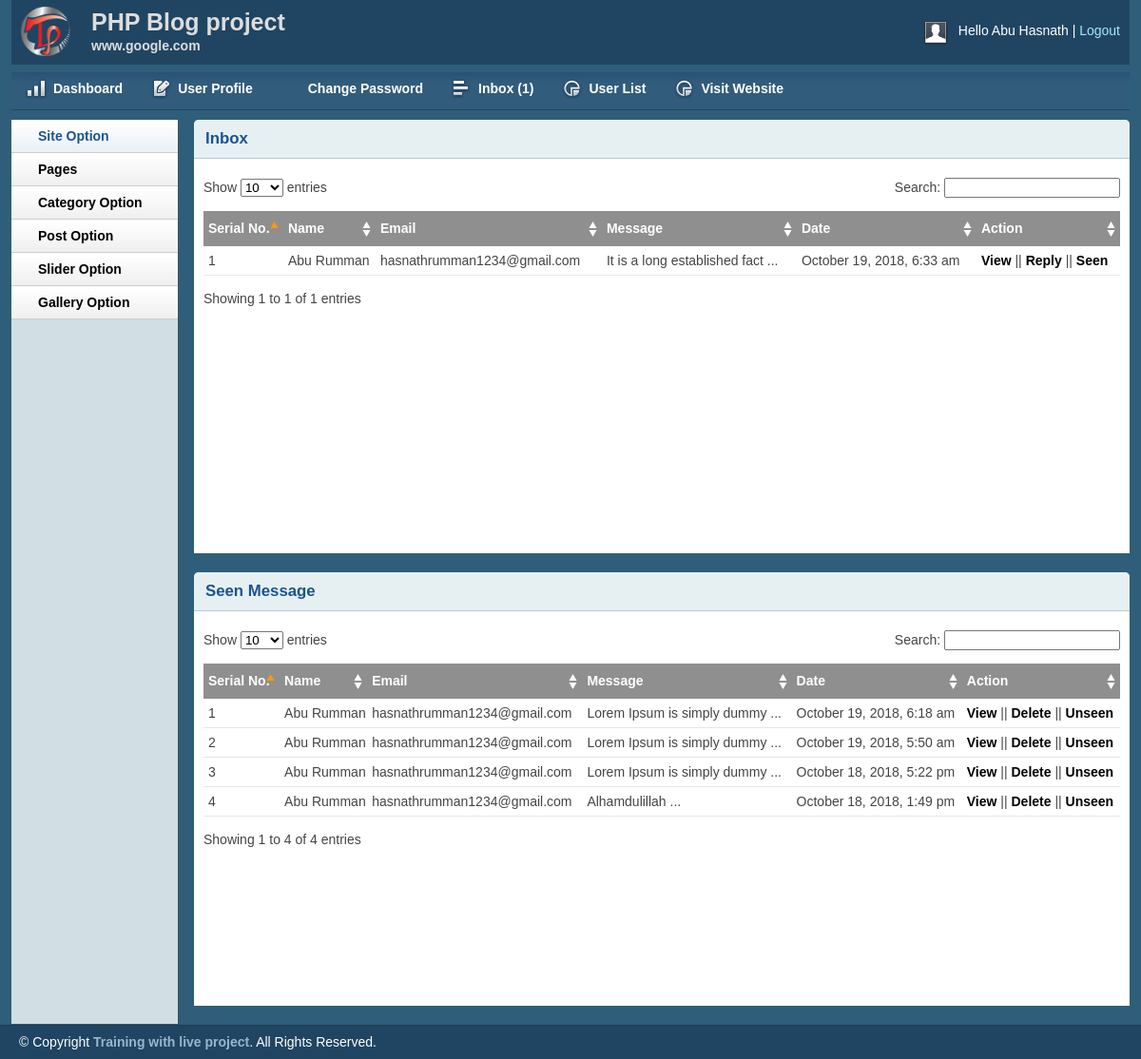
Screenshot of /admin/inbox.php (signed in) with the database file from the repository.
### tables this page shows
CREATE TABLE `tbl_contact` (
  `id` int(11) NOT NULL,
  `firstname` varchar(50) NOT NULL,
  `lastname` varchar(50) NOT NULL,
  `email` text NOT NULL,
  `body` text NOT NULL,
  `status` int(11) NOT NULL,
  `date` timestamp NOT NULL DEFAULT CURRENT_TIMESTAMP
);

### lib/database.php (called while the page is built, shortened)
<?php
Class Database{
 public $host   = DB_HOST;
 public $user   = DB_USER;
 public $pass   = DB_PASS;
 public $dbname = DB_NAME;
 public $link;
private function connectDB(){
 $this->link = new mysqli($this->host, $this->user, $this->pass,
  $this->dbname);
 }
public function select($query){
  $result = $this->link->query($query) or
   die($this->link->error.__LINE__);
  if($result->num_rows > 0){
    return $result;
  } else {
    return false;
  }
 }
}

### helpers/format.php (called while the page is built, shortened)
<?php
class Format{
	public function formatDate($date){
		return date('F j, Y, g:i a', strtotime($date));
	}
	public function textShorten($text, $limit=300){
		$text = $text. " ";
		$text = substr($text, 0, $limit);
		 $text = substr($text, 0,strrpos($text, ' '));
		$text = $text. " ...";
		return $text;
	}
}
?>

### admin/inbox.php (the view, shortened to what this page needs)
<?php
    include "inc/header.php";
    include "inc/sidebar.php";
?>
<div class="grid_10">
<div class="box round first grid">
    <h2>Inbox</h2>
    <div class="block">
        <table class="data display datatable" id="example">
		<thead>
			<tr>
				<th>Serial No.</th>
				<th>Name</th>
				<th>Email</th>
				<th>Message</th>
				<th>Date</th>
				<th>Action</th>
			</tr>
		</thead>
		<tbody>
	<?php
		$query = "SELECT *FROM tbl_contact WHERE status='0' ORDER BY id DESC";
		$msg = $db->select($query);
		if ($msg) {
			$i=0;
			while ($result = $msg->fetch_assoc()){
				$i++;
	?>
			<tr class="odd gradeX">
				<td><?php echo $i;?></td>
				<td><?php echo $result['firstname'].' '.$result['lastname'];?></td>
				<td><?php echo $result['email'];?></td>
				<td><?php echo $fm->textShorten($result['body'], 30);?></td>
				<td><?php echo $fm->formatDate($result['date']);?></td>
				<td><a href="viewmsg.php?msgid=<?php echo $result['id'];?>">View</a> ||
					<a href="replymsg.php?msgid=<?php echo $result['id'];?>">Reply</a> ||
					<a
					onclick="return confirm('Are You Confirm To Move');" href="?seenid=<?php echo $result['id'];?>">Seen</a>
				</td>
			</tr>
	<?php } } ?>
		</tbody>
	</table>
   </div>
</div>
<div class="box round first grid">
    <h2>Seen Message</h2>
    <div class="block">
        <table class="data display datatable" id="example">
		<thead>
			<tr>
				<th>Serial No.</th>
				<th>Name</th>
				<th>Email</th>
				<th>Message</th>
				<th>Date</th>
				<th>Action</th>
			</tr>
		</thead>
		<tbody>
	<?php
		$query = "SELECT *FROM tbl_contact WHERE status='1' ORDER BY id DESC";
		$msg = $db->select($query);
		if ($msg) {
			$i=0;
			while ($result = $msg->fetch_assoc()){
				$i++;
	?>
			<tr class="odd gradeX">
				<td><?php echo $i;?></td>
				<td><?php echo $result['firstname'].' '.$result['lastname'];?></td>
				<td><?php echo $result['email'];?></td>
				<td><?php echo $fm->textShorten($result['body'], 30);?></td>
				<td><?php echo $fm->formatDate($result['date']);?></td>
				<td>
					<a href="viewmsg.php?msgid=<?php echo $result['id'];?>">View</a> ||
					<a onclick="return confirm('Are You Confirm To Delete Message');" href="?delid=<?php echo $result['id'];?>">Delete</a> ||
					<a onclick="return confirm('Are You Confirm To Unseen Message');" href="?unseen=<?php echo $result['id'];?>">Unseen</a>
				</td>
			</tr>
	<?php } } ?>
		</tbody>
	</table>
   </div>
</div>
</div>
<?php include "inc/footer.php";?>

### admin/css/layout.css (style rules this page uses)
body { background: #fff none repeat scroll 0 0; color: #444; font-size: 14px; padding: 0; }
a { color: #000; font-weight:bold; text-decoration: none; }
h1, h2, h3, h4, h5, h6 { line-height:1.2em; margin-bottom:.3em; }
h2 { margin-top:1em; }
.box { background:#fff; margin-bottom:20px; padding:10px 10px 10px 10px; margin-left:-8px; }
.box.grid { padding-bottom:40px; }
.box.round { -moz-border-radius: 5px 5px 0px 0px; -webkit-border-radius: 5px 5px 0px 0px; border-radius: 5px 5px 0px 0px; }
.box h2 { font-size:1.2em; font-weight:bold; color:#1B548D; background:#E6F0F3; margin:-10px -10px 0 -10px; padding:10px 12px; border-bottom:1px solid #B3CBD6; -moz-border-radius: 5px 5px 0px 0px; -webkit-border-radius: 5px 5px 0px 0px; border-radius: 5px 5px 0px 0px; }
.box.first { min-height: 406px; }
.block { padding-top:20px; }
.block { padding-bottom:1px; }
table.display { margin: 0 auto; clear: both; width: 100%; }
.sorting_asc { background: #8f8f8f url(../img/table/sort_asc.png) no-repeat center right; padding:8px 5px; text-align:left; color:#fff; }
.sorting { background:#8f8f8f url(../img/table/sort_both.png) no-repeat center right; padding:8px 5px; text-align:left; color:#fff; }
tr.odd { height: 30px; line-height: 30px; border-bottom:1px solid #e6e6e6; }
tr.even { height: 30px; line-height: 30px; border-bottom:1px solid #e6e6e6; }
tr.odd td, tr.even td { padding-left:5px; }

### rows the page displays
tbl_contact: firstname "Abu", lastname "Rumman", email "hasnathrumman1234@gmail.com", body "It is a long established fact ...", date "October 19, 2018, 6:33 am"
tbl_contact: firstname "Abu", lastname "Rumman", email "hasnathrumman1234@gmail.com", body "Lorem Ipsum is simply dummy ...", date "October 19, 2018, 6:18 am"
tbl_contact: firstname "Abu", lastname "Rumman", email "hasnathrumman1234@gmail.com", body "Lorem Ipsum is simply dummy ...", date "October 19, 2018, 5:50 am"
tbl_contact: firstname "Abu", lastname "Rumman", email "hasnathrumman1234@gmail.com", body "Lorem Ipsum is simply dummy ...", date "October 18, 2018, 5:22 pm"
tbl_contact: firstname "Abu", lastname "Rumman", email "hasnathrumman1234@gmail.com", body "Alhamdulillah ...", date "October 18, 2018, 1:49 pm"

### other values shown
Session::get('username') "Abu Hasnath"
$count "1"
